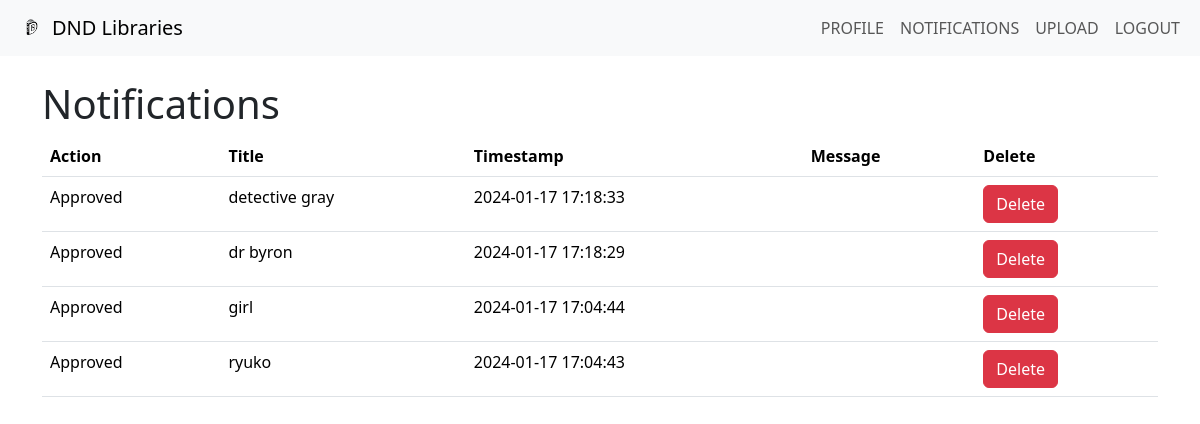
Screenshot of /notifications.php (signed in) with the database file from the repository.
### tables this page shows
CREATE TABLE `notifications` (
  `notification_id` int(11) NOT NULL,
  `user_id` int(11) DEFAULT NULL,
  `action` varchar(50) DEFAULT NULL,
  `document_title` varchar(255) DEFAULT NULL,
  `timestamp` datetime DEFAULT NULL,
  `message` text DEFAULT NULL
);

### notifications.php (the view, shortened to what this page needs)
<?php
require_once 'config.php';
$userID = $_SESSION['userID'];
$notificationSQL = "SELECT * FROM notifications WHERE user_id = $userID ORDER BY `timestamp` DESC";
$notificationResult = mysqli_query($mysqli, $notificationSQL);
?>
<!DOCTYPE html>
<html lang="en">
<head>
    <link rel="stylesheet" href="https://cdn.jsdelivr.net/npm/bootstrap@5.3.2/dist/css/bootstrap.min.css">
    <link rel="stylesheet" href="https://cdnjs.cloudflare.com/ajax/libs/font-awesome/6.0.0-beta3/css/all.min.css">
    <link rel="stylesheet" href="css\bootstrap.min.css">
    <link rel="stylesheet" href="js\bootstrap.bundle.min.js">
</head>
<body>
<?php include 'navbar.php'; ?>
<div class="container mt-4">
    <div>
        <h1>Notifications</h1>
        <table class="table">
            <thead>
                <tr>
                    <th>Action</th>
                    <th>Title</th>
                    <th>Timestamp</th>
                    <th>Message</th>
                    <th>Delete</th>
                </tr>
            </thead>
            <tbody>
                <?php
                while ($row = mysqli_fetch_assoc($notificationResult)) {
                    echo "<tr>";
                    echo "<td>{$row['action']}</td>";
                    echo "<td>{$row['document_title']}</td>";
                    echo "<td>{$row['timestamp']}</td>";
                    echo "<td>{$row['message']}</td>";
                    echo "<td>
                            <form method='post'>
                            <input type='hidden' name='notification_id' value='{$row['notification_id']}'>
                            <button type='submit' name='delete' class='btn btn-danger'>Delete</button>
                            </form>
                          </td>";
                    echo "</tr>";
                }
                ?>
            </tbody>
        </table>
    </div>
</div>
</body>
</html>

### rows the page displays
notifications: action "Approved", document_title "detective gray", timestamp "2024-01-17 17:18:33"
notifications: action "Approved", document_title "dr byron", timestamp "2024-01-17 17:18:29"
notifications: action "Approved", document_title "girl", timestamp "2024-01-17 17:04:44"
notifications: action "Approved", document_title "ryuko", timestamp "2024-01-17 17:04:43"
